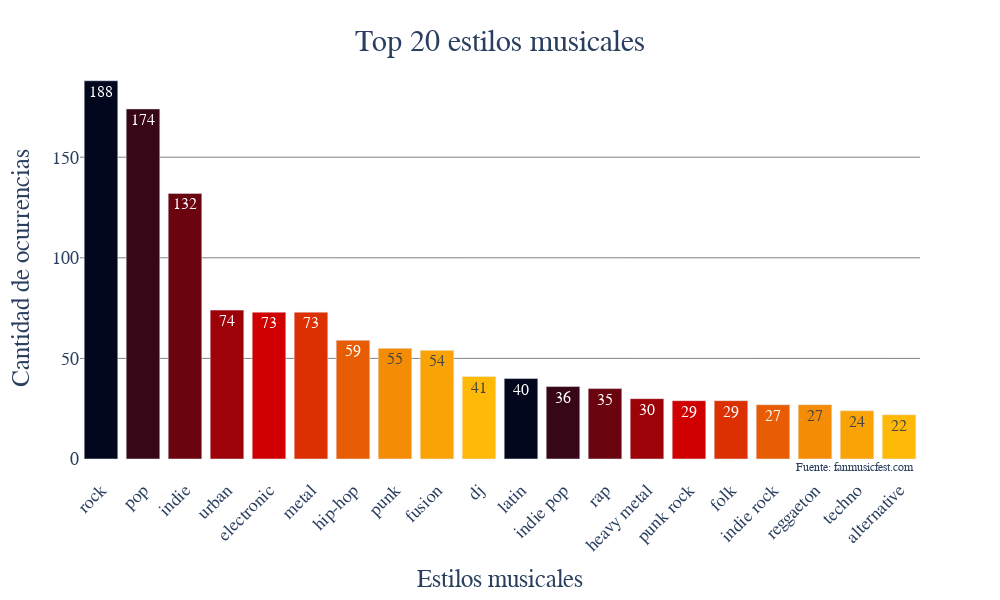

Source (notebook cell):
### Code cell
import plotly.express as px

palette = ["#660000","#990033","#5F021F","#8C001A","#FF9000"]
palette_10 = ["#03071e","#370617","#6a040f","#9d0208","#d00000","#dc2f02","#e85d04","#f48c06","#faa307","#ffba08"]
values = estilos_analisis["cuenta_estilos"]

fig = px.bar(estilos_analisis.head(20),
            x='estilos',
            y='cuenta_estilos')

fig.update_traces(
                marker_color=np.tile(palette_10, len(estilos_analisis["estilos"])),
                text=values,
                textposition='auto',
                textfont=dict(size=16))

fig.update_xaxes(
                tickangle=-45,
                tickfont=dict(size=18))

fig.update_yaxes(
                tickfont=dict(size=18),
                gridcolor='gray')


fig.update_layout(
                    width=1000,
                    height=600,
                    title_text="Top 20 estilos musicales",
                    title_font=dict(size=30),
                    title_x=0.5, title_y=0.95,
                    plot_bgcolor='rgba(0,0,0,0)',
                    paper_bgcolor='rgba(0,0,0,0)',
                    yaxis_title='Cantidad de ocurrencias',
                    xaxis_title='Estilos musicales',
                    yaxis_title_font=dict(size=25),
                    xaxis_title_font=dict(size=25),
                    font=dict(family='Century Gothic'),                           
                    showlegend=False)
                    

fig.add_annotation(x=19.4, y=0, xanchor='right', yanchor='top',
                    text='Fuente: fanmusicfest.com',
                    font=dict(family='Century Gothic', size=12),
                    showarrow=False)  
fig.write_image(r'graficos\grafico_barras_estilos_top20.png')
fig.show()

### Figure 1 — Plotly figure (JSON) as saved in the notebook; plotly's stock layout.template omitted (floating-point values rounded to 4 significant figures; data arrays with more than 128 entries replaced by an {"elided": "..."} marker saying what was removed)
{"data": [{"alignmentgroup": "True", "hovertemplate": "estilos=%{x}<br>cuenta_estilos=%{y}<extra></extra>", "legendgroup": "", "marker": {"color": {"elided": "900 str values"}, "pattern": {"shape": ""}}, "name": "", "offsetgroup": "", "orientation": "v", "showlegend": false, "text": [188, 174, 132, 74, 73, 73, 59, 55, 54, 41, 40, 36, 35, 30, 29, 29, 27, 27, 24, 22, 19, 16, 15, 13, 12, 11, 10, 10, 9, 9, 9, 9, 8, 8, 7, 7, 7, 7, 6, 5, 5, 5, 5, 5, 4, 4, 3, 3, 3, 3, 3, 3, 3, 3, 2, 2, 2, 2, 2, 2, 2, 2, 2, 2, 2, 2, 2, 2, 2, 1, 1, 1, 1, 1, 1, 1, 1, 1, 1, 1, 1, 1, 1, 1, 1, 1, 1, 1, 1, 1], "textfont": {"size": 16}, "textposition": "auto", "type": "bar", "x": ["rock", "pop", "indie", "urban", "electronic", "metal", "hip-hop", "punk", "fusion", "dj", "latin", "indie pop", "rap", "heavy metal", "punk rock", "folk", "indie rock", "reggaeton", "techno", "alternative"], "xaxis": "x", "y": [188, 174, 132, 74, 73, 73, 59, 55, 54, 41, 40, 36, 35, 30, 29, 29, 27, 27, 24, 22], "yaxis": "y"}], "layout": {"annotations": [{"font": {"family": "Century Gothic", "size": 12}, "showarrow": false, "text": "Fuente: fanmusicfest.com", "x": 19.4, "xanchor": "right", "y": 0, "yanchor": "top"}], "barmode": "relative", "font": {"family": "Century Gothic"}, "height": 600, "legend": {"tracegroupgap": 0}, "margin": {"t": 60}, "paper_bgcolor": "rgba(0,0,0,0)", "plot_bgcolor": "rgba(0,0,0,0)", "showlegend": false, "title": {"font": {"size": 30}, "text": "Top 20 estilos musicales", "x": 0.5, "y": 0.95}, "width": 1000, "xaxis": {"anchor": "y", "domain": [0, 1], "tickangle": -45, "tickfont": {"size": 18}, "title": {"font": {"size": 25}, "text": "Estilos musicales"}}, "yaxis": {"anchor": "x", "domain": [0, 1], "gridcolor": "gray", "tickfont": {"size": 18}, "title": {"font": {"size": 25}, "text": "Cantidad de ocurrencias"}}}}
